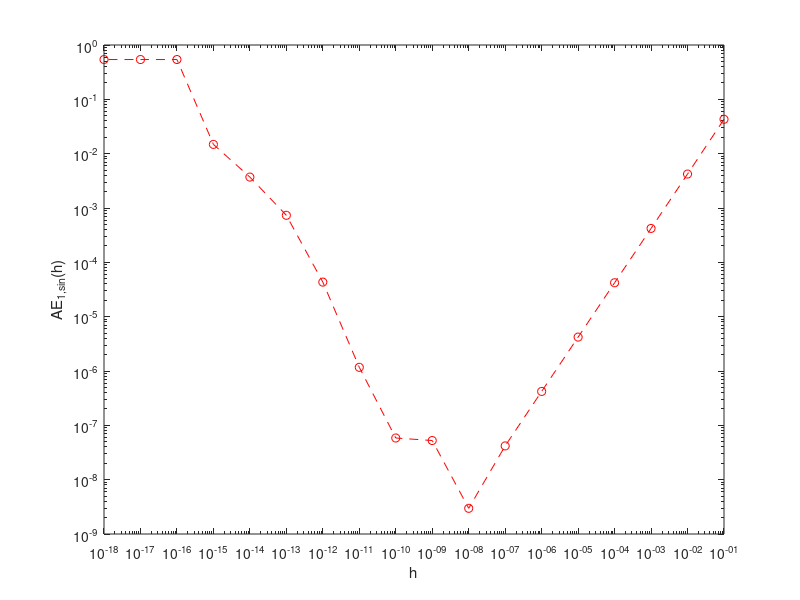

The MATLAB script that drew this image:
fprintf("\t k \t\t\t h \t\t f'_h \t f'(1) \t Abs.Error\n");
format long
x=zeros(1,18);
y=zeros(1,18);
for k = 1:18
    h= 10^(-k);
    f_h= (sin(1+h)-sin(1))/h;
    AE= abs(cos(1)-f_h);
    disp([k, h, f_h, cos(1), AE]);
    x(k)=h;
    y(k)=AE;
end

loglog(x,y,'--ro');
xlabel('h');
ylabel('AE_{1,sin}(h)');
